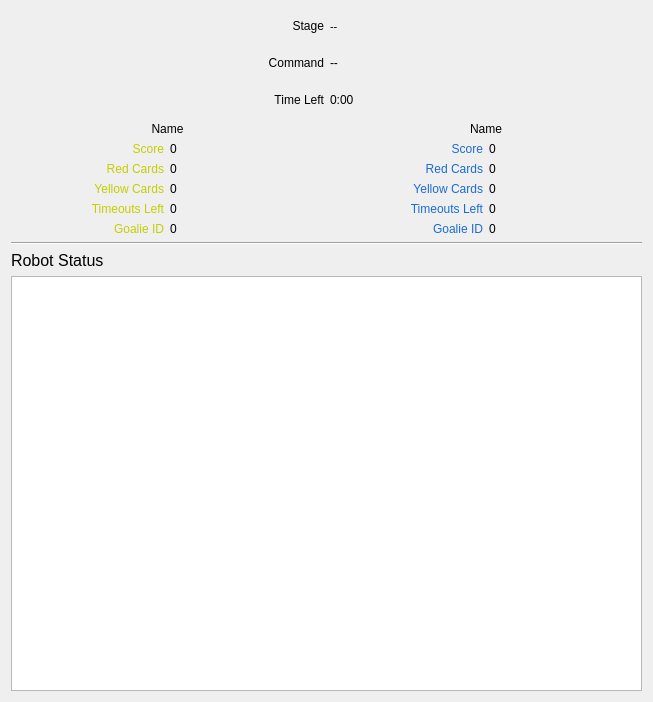
<?xml version="1.0" encoding="UTF-8"?>
<ui version="4.0">
 <class>Form</class>
 <widget class="QWidget" name="Form">
  <property name="geometry">
   <rect>
    <x>0</x>
    <y>0</y>
    <width>653</width>
    <height>702</height>
   </rect>
  </property>
  <property name="sizePolicy">
   <sizepolicy hsizetype="Preferred" vsizetype="Maximum">
    <horstretch>0</horstretch>
    <verstretch>0</verstretch>
   </sizepolicy>
  </property>
  <property name="windowTitle">
   <string>Form</string>
  </property>
  <layout class="QVBoxLayout" name="verticalLayout">
   <property name="sizeConstraint">
    <enum>QLayout::SetMaximumSize</enum>
   </property>
   <item>
    <layout class="QGridLayout" name="gameInfo">
     <item row="0" column="0">
      <widget class="QLabel" name="labelStage">
       <property name="minimumSize">
        <size>
         <width>81</width>
         <height>31</height>
        </size>
       </property>
       <property name="text">
        <string>&lt;html&gt;&lt;head/&gt;&lt;body&gt;&lt;p&gt;&lt;span style=&quot; font-size:9pt;&quot;&gt;Stage&lt;/span&gt;&lt;/p&gt;&lt;/body&gt;&lt;/html&gt;</string>
       </property>
       <property name="alignment">
        <set>Qt::AlignRight|Qt::AlignTrailing|Qt::AlignVCenter</set>
       </property>
      </widget>
     </item>
     <item row="0" column="1">
      <widget class="QLabel" name="refStage">
       <property name="text">
        <string>&lt;html&gt;&lt;head/&gt;&lt;body&gt;&lt;p&gt;&lt;span style=&quot; font-size:8pt;&quot;&gt;--&lt;/span&gt;&lt;/p&gt;&lt;/body&gt;&lt;/html&gt;</string>
       </property>
      </widget>
     </item>
     <item row="1" column="0">
      <widget class="QLabel" name="labelCommand">
       <property name="minimumSize">
        <size>
         <width>131</width>
         <height>31</height>
        </size>
       </property>
       <property name="text">
        <string>&lt;html&gt;&lt;head/&gt;&lt;body&gt;&lt;p&gt;&lt;span style=&quot; font-size:9pt;&quot;&gt;Command&lt;/span&gt;&lt;/p&gt;&lt;/body&gt;&lt;/html&gt;</string>
       </property>
       <property name="alignment">
        <set>Qt::AlignRight|Qt::AlignTrailing|Qt::AlignVCenter</set>
       </property>
      </widget>
     </item>
     <item row="1" column="1">
      <widget class="QLabel" name="refCommand">
       <property name="text">
        <string>&lt;html&gt;&lt;head/&gt;&lt;body&gt;&lt;p&gt;&lt;span style=&quot; font-size:9pt;&quot;&gt;--&lt;/span&gt;&lt;/p&gt;&lt;/body&gt;&lt;/html&gt;</string>
       </property>
      </widget>
     </item>
     <item row="2" column="0">
      <widget class="QLabel" name="labelTimeLeft">
       <property name="minimumSize">
        <size>
         <width>121</width>
         <height>31</height>
        </size>
       </property>
       <property name="text">
        <string>&lt;html&gt;&lt;head/&gt;&lt;body&gt;&lt;p&gt;&lt;span style=&quot; font-size:9pt;&quot;&gt;Time Left&lt;/span&gt;&lt;/p&gt;&lt;/body&gt;&lt;/html&gt;</string>
       </property>
       <property name="alignment">
        <set>Qt::AlignRight|Qt::AlignTrailing|Qt::AlignVCenter</set>
       </property>
      </widget>
     </item>
     <item row="2" column="1">
      <widget class="QLabel" name="refTimeLeft">
       <property name="text">
        <string>&lt;html&gt;&lt;head/&gt;&lt;body&gt;&lt;p&gt;&lt;span style=&quot; font-size:9pt;&quot;&gt;0:00&lt;/span&gt;&lt;/p&gt;&lt;/body&gt;&lt;/html&gt;</string>
       </property>
      </widget>
     </item>
    </layout>
   </item>
   <item>
    <layout class="QGridLayout" name="teamInfo">
     <item row="5" column="2">
      <widget class="QLabel" name="labelGoalieBlue">
       <property name="text">
        <string>&lt;html&gt;&lt;head/&gt;&lt;body&gt;&lt;p&gt;&lt;span style=&quot; color:#1b6bd3;&quot;&gt;Goalie ID&lt;/span&gt;&lt;/p&gt;&lt;/body&gt;&lt;/html&gt;</string>
       </property>
       <property name="alignment">
        <set>Qt::AlignRight|Qt::AlignTrailing|Qt::AlignVCenter</set>
       </property>
      </widget>
     </item>
     <item row="1" column="1">
      <widget class="QLabel" name="refScoreYellow">
       <property name="text">
        <string>0</string>
       </property>
      </widget>
     </item>
     <item row="3" column="0">
      <widget class="QLabel" name="labelYellowCardsYellow">
       <property name="text">
        <string>&lt;html&gt;&lt;head/&gt;&lt;body&gt;&lt;p&gt;&lt;span style=&quot; color:#c4ce00;&quot;&gt;Yellow Cards&lt;/span&gt;&lt;/p&gt;&lt;/body&gt;&lt;/html&gt;</string>
       </property>
       <property name="alignment">
        <set>Qt::AlignRight|Qt::AlignTrailing|Qt::AlignVCenter</set>
       </property>
      </widget>
     </item>
     <item row="1" column="2">
      <widget class="QLabel" name="labelScoreBlue">
       <property name="text">
        <string>&lt;html&gt;&lt;head/&gt;&lt;body&gt;&lt;p&gt;&lt;span style=&quot; color:#1b6bd3;&quot;&gt;Score&lt;/span&gt;&lt;/p&gt;&lt;/body&gt;&lt;/html&gt;</string>
       </property>
       <property name="scaledContents">
        <bool>false</bool>
       </property>
       <property name="alignment">
        <set>Qt::AlignRight|Qt::AlignTrailing|Qt::AlignVCenter</set>
       </property>
      </widget>
     </item>
     <item row="2" column="1">
      <widget class="QLabel" name="refRedCardsYellow">
       <property name="text">
        <string>0</string>
       </property>
      </widget>
     </item>
     <item row="4" column="3">
      <widget class="QLabel" name="refTimeoutsBlue">
       <property name="text">
        <string>0</string>
       </property>
      </widget>
     </item>
     <item row="5" column="1">
      <widget class="QLabel" name="refGoalieYellow">
       <property name="text">
        <string>0</string>
       </property>
      </widget>
     </item>
     <item row="0" column="0" colspan="2">
      <widget class="QLabel" name="refNameYellow">
       <property name="text">
        <string>Name</string>
       </property>
       <property name="alignment">
        <set>Qt::AlignCenter</set>
       </property>
      </widget>
     </item>
     <item row="4" column="1">
      <widget class="QLabel" name="refTimeoutsYellow">
       <property name="text">
        <string>0</string>
       </property>
      </widget>
     </item>
     <item row="1" column="0">
      <widget class="QLabel" name="labelScoreYellow">
       <property name="text">
        <string>&lt;html&gt;&lt;head/&gt;&lt;body&gt;&lt;p&gt;&lt;span style=&quot; color:#c4ce00;&quot;&gt;Score&lt;/span&gt;&lt;/p&gt;&lt;/body&gt;&lt;/html&gt;</string>
       </property>
       <property name="alignment">
        <set>Qt::AlignRight|Qt::AlignTrailing|Qt::AlignVCenter</set>
       </property>
      </widget>
     </item>
     <item row="2" column="2">
      <widget class="QLabel" name="labelRedCardsBlue">
       <property name="text">
        <string>&lt;html&gt;&lt;head/&gt;&lt;body&gt;&lt;p&gt;&lt;span style=&quot; color:#1b6bd3;&quot;&gt;Red Cards&lt;/span&gt;&lt;/p&gt;&lt;/body&gt;&lt;/html&gt;</string>
       </property>
       <property name="alignment">
        <set>Qt::AlignRight|Qt::AlignTrailing|Qt::AlignVCenter</set>
       </property>
      </widget>
     </item>
     <item row="5" column="3">
      <widget class="QLabel" name="refGoalieBlue">
       <property name="text">
        <string>0</string>
       </property>
      </widget>
     </item>
     <item row="3" column="1">
      <widget class="QLabel" name="refYellowCardsYellow">
       <property name="text">
        <string>0</string>
       </property>
      </widget>
     </item>
     <item row="2" column="3">
      <widget class="QLabel" name="refRedCardsBlue">
       <property name="text">
        <string>0</string>
       </property>
      </widget>
     </item>
     <item row="3" column="3">
      <widget class="QLabel" name="refYellowCardsBlue">
       <property name="text">
        <string>0</string>
       </property>
      </widget>
     </item>
     <item row="4" column="0">
      <widget class="QLabel" name="labelTimeoutsYellow">
       <property name="text">
        <string>&lt;html&gt;&lt;head/&gt;&lt;body&gt;&lt;p&gt;&lt;span style=&quot; color:#c4ce00;&quot;&gt;Timeouts Left&lt;/span&gt;&lt;/p&gt;&lt;/body&gt;&lt;/html&gt;</string>
       </property>
       <property name="alignment">
        <set>Qt::AlignRight|Qt::AlignTrailing|Qt::AlignVCenter</set>
       </property>
      </widget>
     </item>
     <item row="2" column="0">
      <widget class="QLabel" name="labelRedCardsYellow">
       <property name="text">
        <string>&lt;html&gt;&lt;head/&gt;&lt;body&gt;&lt;p&gt;&lt;span style=&quot; color:#c4ce00;&quot;&gt;Red Cards&lt;/span&gt;&lt;/p&gt;&lt;/body&gt;&lt;/html&gt;</string>
       </property>
       <property name="alignment">
        <set>Qt::AlignRight|Qt::AlignTrailing|Qt::AlignVCenter</set>
       </property>
      </widget>
     </item>
     <item row="5" column="0">
      <widget class="QLabel" name="labelGoalieYellow">
       <property name="text">
        <string>&lt;html&gt;&lt;head/&gt;&lt;body&gt;&lt;p&gt;&lt;span style=&quot; color:#c4ce00;&quot;&gt;Goalie ID&lt;/span&gt;&lt;/p&gt;&lt;/body&gt;&lt;/html&gt;</string>
       </property>
       <property name="alignment">
        <set>Qt::AlignRight|Qt::AlignTrailing|Qt::AlignVCenter</set>
       </property>
      </widget>
     </item>
     <item row="4" column="2">
      <widget class="QLabel" name="labelTimeoutsBlue">
       <property name="text">
        <string>&lt;html&gt;&lt;head/&gt;&lt;body&gt;&lt;p&gt;&lt;span style=&quot; color:#1b6bd3;&quot;&gt;Timeouts Left&lt;/span&gt;&lt;/p&gt;&lt;/body&gt;&lt;/html&gt;</string>
       </property>
       <property name="alignment">
        <set>Qt::AlignRight|Qt::AlignTrailing|Qt::AlignVCenter</set>
       </property>
      </widget>
     </item>
     <item row="3" column="2">
      <widget class="QLabel" name="labelYellowCardsBlue">
       <property name="text">
        <string>&lt;html&gt;&lt;head/&gt;&lt;body&gt;&lt;p&gt;&lt;span style=&quot; color:#1b6bd3;&quot;&gt;Yellow Cards&lt;/span&gt;&lt;/p&gt;&lt;/body&gt;&lt;/html&gt;</string>
       </property>
       <property name="alignment">
        <set>Qt::AlignRight|Qt::AlignTrailing|Qt::AlignVCenter</set>
       </property>
      </widget>
     </item>
     <item row="1" column="3">
      <widget class="QLabel" name="refScoreBlue">
       <property name="text">
        <string>0</string>
       </property>
      </widget>
     </item>
     <item row="0" column="2" colspan="2">
      <widget class="QLabel" name="refNameBlue">
       <property name="text">
        <string>Name</string>
       </property>
       <property name="alignment">
        <set>Qt::AlignCenter</set>
       </property>
      </widget>
     </item>
    </layout>
   </item>
   <item>
    <widget class="Line" name="separator">
     <property name="orientation">
      <enum>Qt::Horizontal</enum>
     </property>
    </widget>
   </item>
   <item>
    <widget class="QLabel" name="labelRobotStatus">
     <property name="sizePolicy">
      <sizepolicy hsizetype="Preferred" vsizetype="Minimum">
       <horstretch>0</horstretch>
       <verstretch>0</verstretch>
      </sizepolicy>
     </property>
     <property name="font">
      <font>
       <pointsize>12</pointsize>
      </font>
     </property>
     <property name="text">
      <string>Robot Status</string>
     </property>
    </widget>
   </item>
   <item>
    <widget class="QListWidget" name="listRobotStatus"/>
   </item>
  </layout>
 </widget>
 <resources/>
 <connections/>
</ui>
